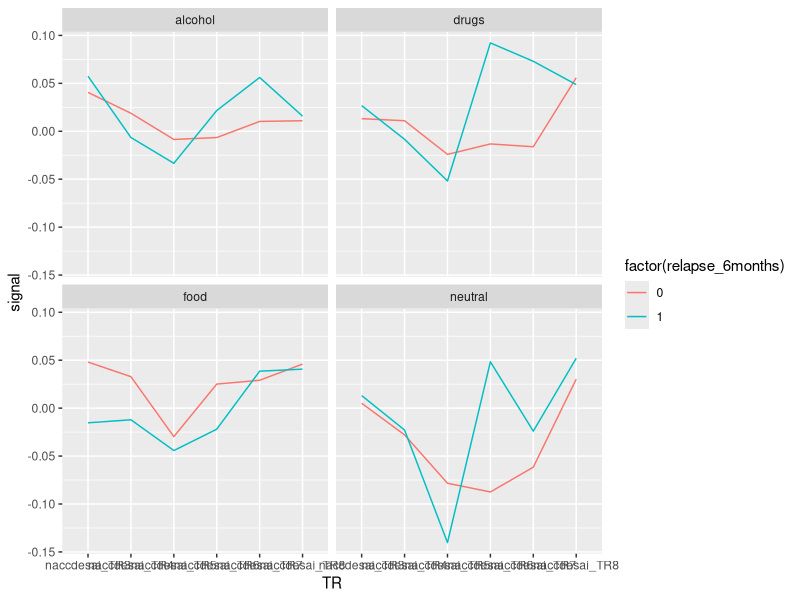

Source code (R): (Note: this script raises an error after producing the figure.)
## ---- chunk 1
knitr::opts_chunk$set(echo = TRUE)

library(tidyverse)
library(modelr)
library(glmnet)
## ---- chunk 2
df_trials_full <- read_csv("relapse_trials_full.csv")
df_subjects <- read_csv("relapse_subjects.csv") %>% filter(relIn6Mos %in% c(0, 1))

df_subjid <- df_subjects %>% 
  select(subjid, relapse = relIn6Mos)
## ---- chunk 3
df_trials_full %>% 
  select(subjid, group_idx, relapse_6months, trial_cond, contains("naccdesai")) %>% 
  filter(group_idx == 1) %>% 
  group_by(relapse_6months, trial_cond) %>% 
  summarise_at(vars(contains("TR")), mean, na.rm = TRUE) %>% 
  ungroup() %>% 
  slice(1:8) %>% 
  gather(key = "TR", value = "signal", naccdesai_TR3:naccdesai_TR8) %>% 
  ggplot(aes(x = TR, y = signal)) +
  geom_line(aes(group = relapse_6months, color = factor(relapse_6months))) +
  facet_wrap(~trial_cond)
## ---- chunk 4
df_subjects %>% 
  select(subjid, relapse = relIn6Mos, starts_with("nacc")) %>% 
  select(relapse, ends_with("beta")) %>% 
  gather(key = "condition", value = "signal", naccR_drugs_beta, naccR_food_beta, naccR_neutral_beta) %>% 
  ggplot(aes(x = signal, y = ..density.., color = factor(relapse), fill = factor(relapse))) + 
  geom_density(alpha = 0.2) +
  facet_wrap(~ condition)
## ---- chunk 5
set.seed(1)

train <- df_subjects %>% sample_frac(0.8)
test <- setdiff(df_subjects, train)
## ---- chunk 6
mean_obstime <- mean(df_subjects$obstime)


sqrt(sum((df_subjects$obstime - mean_obstime) ^ 2))
## ---- chunk 7
df_subjects %>% 
  ggplot(aes(x = naccR_drugs_beta, y = obstime)) +
  geom_point(aes(color = factor(relIn6Mos)))
## ---- chunk 8
mod_interaction <- lm(obstime ~ relIn6Mos * naccR_drugs_beta, data = df_subjects)
mod_linear <- lm(obstime ~ relIn6Mos + naccR_drugs_beta, data = df_subjects)
## ---- chunk 9
grid <- 
  df_subjects %>% 
  data_grid(relIn6Mos, naccR_drugs_beta) %>% 
  gather_predictions(mod_interaction)
## ---- chunk 10
df_subjects %>% 
  ggplot(aes(x = naccR_drugs_beta, y = obstime, color = factor(relIn6Mos))) +
  geom_point() +
  geom_line(data = grid, aes(y = pred)) +
  facet_wrap(~ model)
## ---- chunk 11
df_subjects %>% 
  crossv_kfold(k = 37) %>% 
  mutate(
    mod = map(train, ~lm(obstime ~ relIn6Mos * naccR_drugs_beta, data = .)),
    rmse = map2_dbl(mod, test, rmse)
  ) %>% 
  summarise(
    avg_rmse = mean(rmse)
  )
## ---- chunk 12
df_subjects %>% 
  gather_residuals(mod_interaction) %>% 
  ggplot(aes(x = naccR_drugs_beta, y = resid, color = factor(relIn6Mos))) +
  geom_point() +
  facet_grid(model ~ factor(relIn6Mos))
## ---- chunk 13
df_subjects_relapsers <- df_subjects %>% filter(relIn6Mos == 1)
## ---- chunk 14
mean_obstime <- mean(df_subjects_relapsers$obstime)


sqrt(sum((df_subjects_relapsers$obstime - mean_obstime) ^ 2))
## ---- chunk 15
mod_linear <- lm(obstime ~ naccR_drugs_beta, data = df_subjects_relapsers)
## ---- chunk 16
grid <- 
  df_subjects_relapsers %>% 
  data_grid(relIn6Mos, naccR_drugs_beta) %>% 
  gather_predictions(mod_linear)
## ---- chunk 17
df_subjects_relapsers %>% 
  ggplot(aes(x = naccR_drugs_beta, y = obstime, color = factor(relIn6Mos))) +
  geom_point() +
  geom_line(data = grid, aes(y = pred)) +
  facet_wrap(~ model)
## ---- chunk 18
df_subjects_relapsers %>% 
  crossv_kfold(k = 15) %>% 
  mutate(
    mod = map(train, ~lm(obstime ~ naccR_drugs_beta, data = .)),
    rmse = map2_dbl(mod, test, rmse)
  ) %>% 
  summarise(
    avg_rmse = mean(rmse)
  )
## ---- chunk 19
df_subjects_relapsers %>% 
  gather_residuals(mod_interaction) %>% 
  ggplot(aes(x = nacc_drugs_beta, y = resid, color = factor(relIn6Mos))) +
  geom_point()
